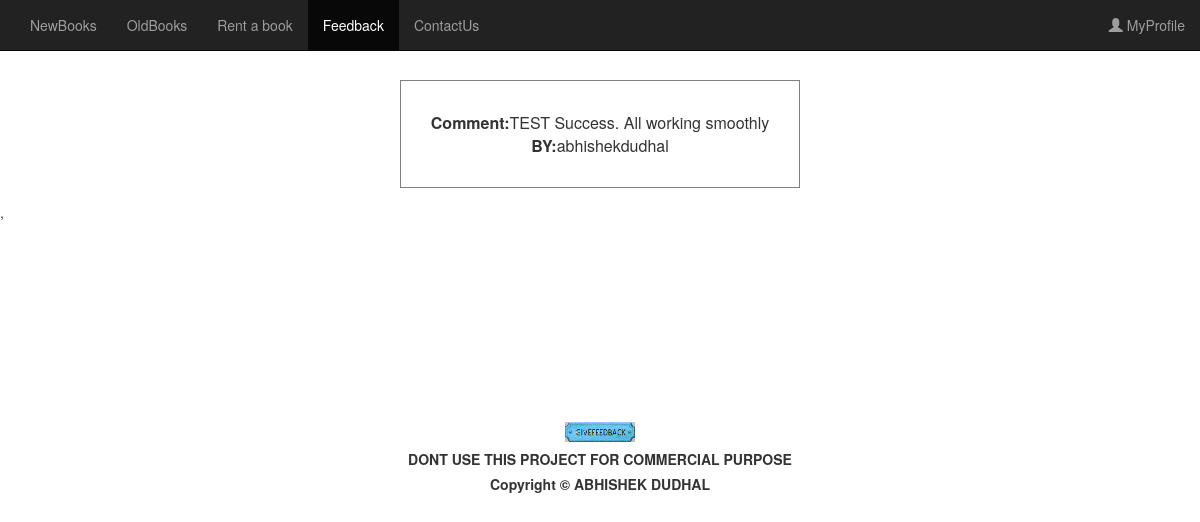
Page /feedback.php on the committed database.
### tables this page shows
CREATE TABLE IF NOT EXISTS `feedback` (
`srno` int(11) NOT NULL,
  `user_name` varchar(50) NOT NULL,
  `comment` varchar(300) NOT NULL
);

### feedback.php (the view, shortened to what this page needs)
<html xmlns="http://www.w3.org/1999/xhtml" xml:lang="cz">
     <head>
 <link rel="stylesheet" href="http://maxcdn.bootstrapcdn.com/bootstrap/3.3.6/css/bootstrap.min.css">
    </head>
    <body>
		 <nav class="navbar navbar-inverse navbar-fixed-top">
	<div class="container-fluid">
	   <div class="collapse navbar-collapse" id="myNavbar">
	 <ul class="nav navbar-nav">
 <li ><a  href="index.php">NewBooks</a></li>
  <li><a href="oldbook.php">OldBooks</a></li>
  <li><a href="rentbook.php">Rent a book</a></li>
  <li class="active"><a href="feedback.php">Feedback</a></li>
  <li><a href="contact.php">ContactUs</a></li>
  </ul>
   <ul class="nav navbar-nav navbar-right">
 <li><a href="login.php"><span class="glyphicon glyphicon-user"></span> MyProfile</a></li>
</ul>
</div>
</div>
</nav>
	   <br/>
	   <br/>
	   <br/>
	   <br/>
<div class="container">
    <?php
 require "connect.php";
	$sql="select * from feedback ";
$result = $conn->query($sql);
echo"<form method='post'><table border='1' align='center'><tr>";
if ($result->num_rows > 0)
{
    while($row = $result->fetch_assoc())
	{
        echo "<tr align='center'><td align='center'>
		<b>Comment:</b>" .$row["comment"]."</br>
		<b>BY:</b>" .$row["user_name"]."
		</td></tr>";
    }
	echo "</table>";
}
   ?>
</div>,<br/><br/><br/><br/><br/><br/><br/><br/><br/>
<div id="Bottom" align='center'>
<br><br><a href='fsubmit.php'><img src='images/feedback.gif' width='70' height='20'/></a>
<h5 class="down" align='center'><b>DONT USE THIS PROJECT FOR COMMERCIAL PURPOSE</b></h5>
<h5 class="down" align='center'><b>Copyright &copy; ABHISHEK DUDHAL</b></h5>
</div>
    </body>
    </html>

### feedback.php (style rules this page uses)
body { background-image: url("back.jpg"); background-position:0px 0px; background-size: cover; background-repeat: repeat; }
table { border-spacing:15px; align='center'; }
td { padding:30px; }
body { background-image: url(back.jpg); background-position:0px 0px; background-attachment:fixed; background-size: cover; background-repeat: repeat; }

### rows in the picture
feedback: comment "TEST Success. All working smoothly", user_name "abhishekdudhal"
